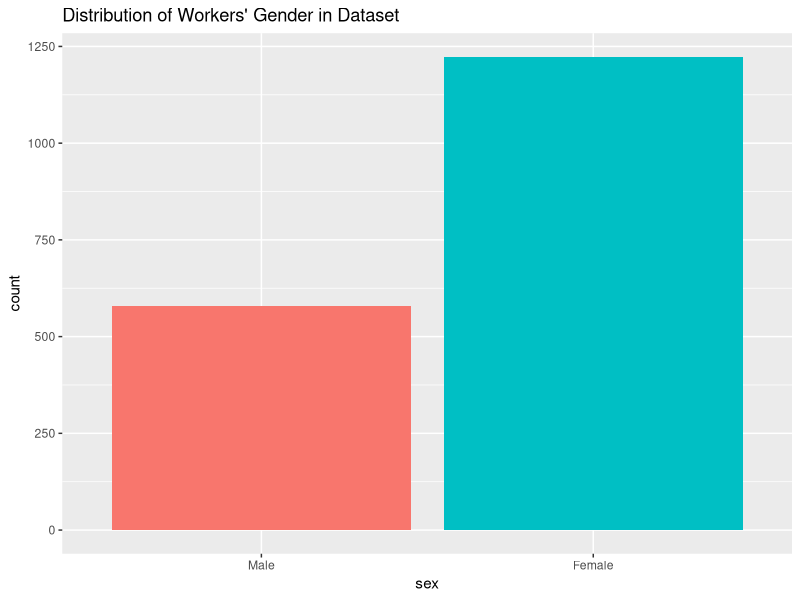
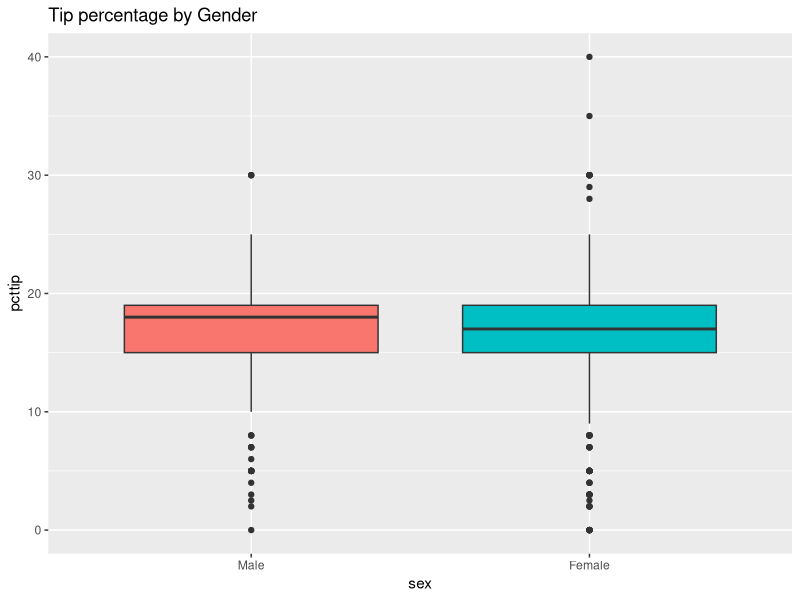
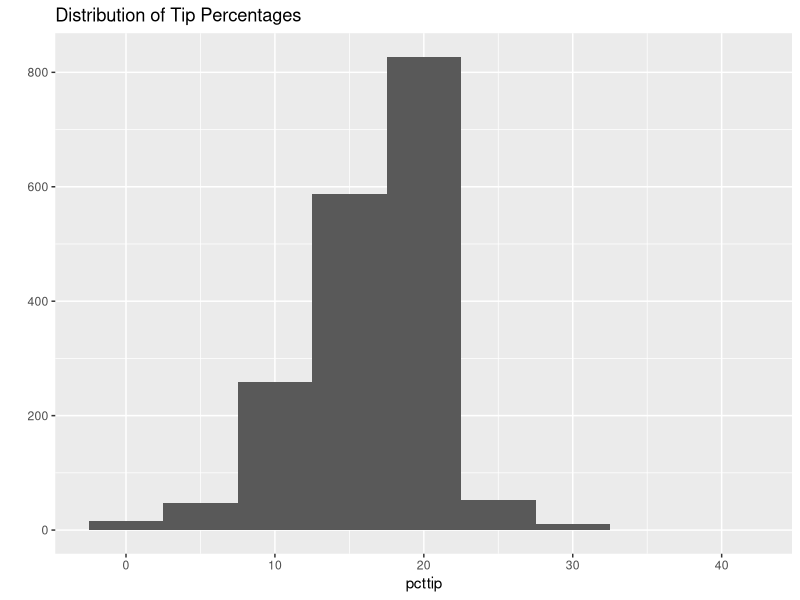
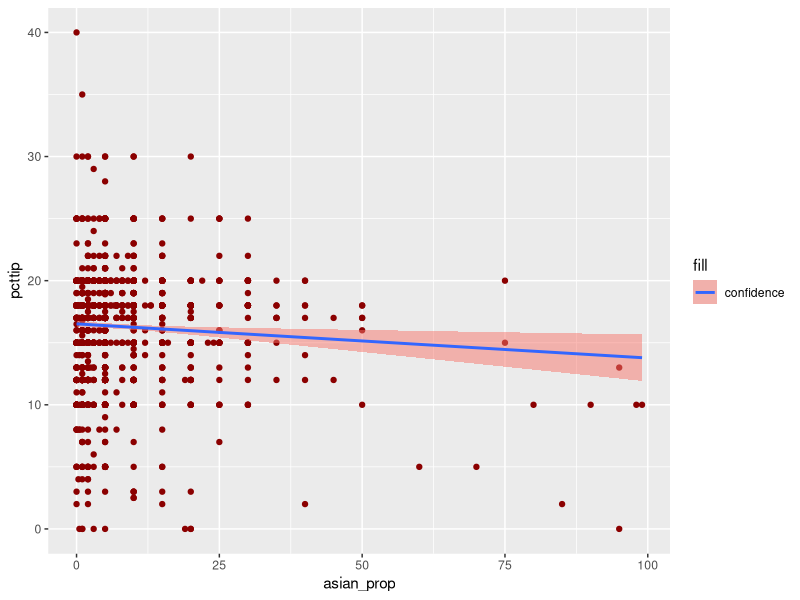
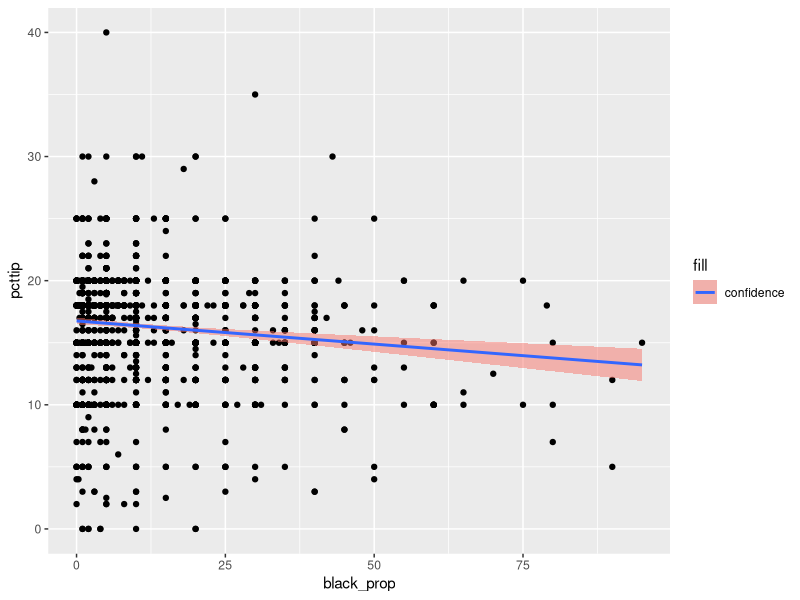
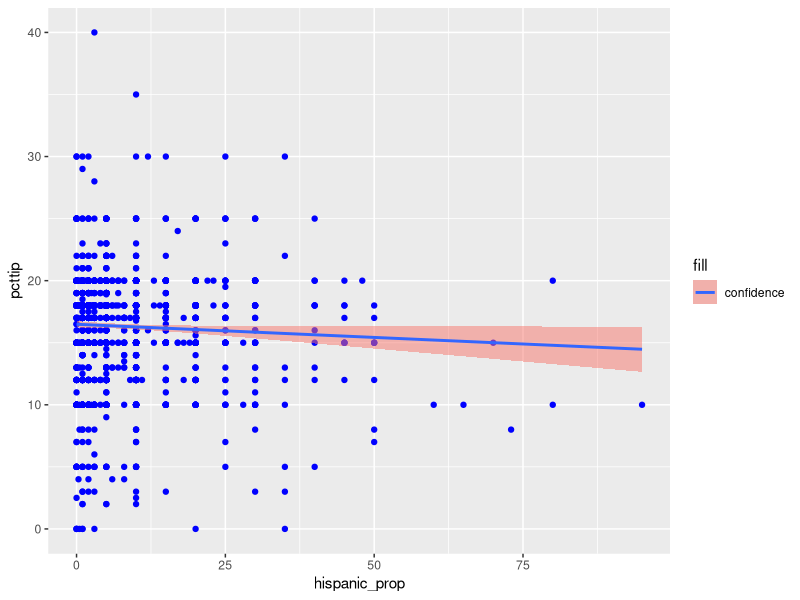
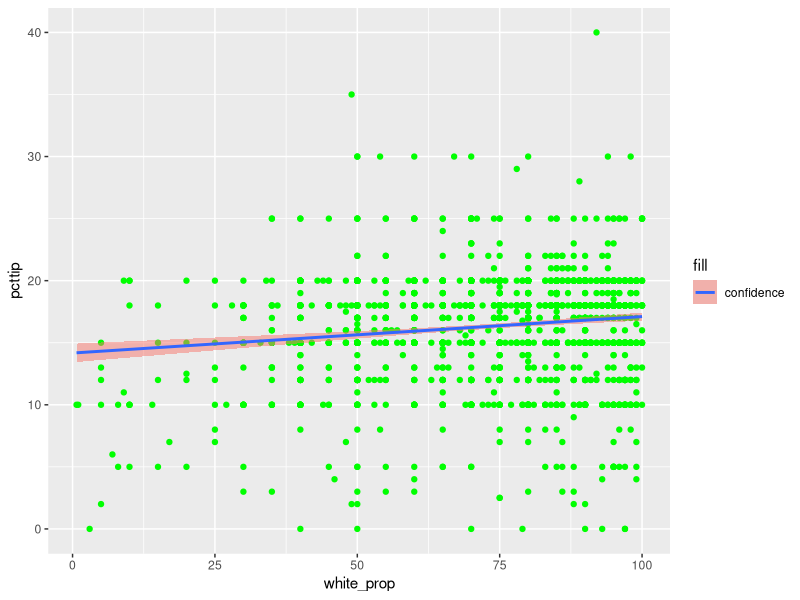
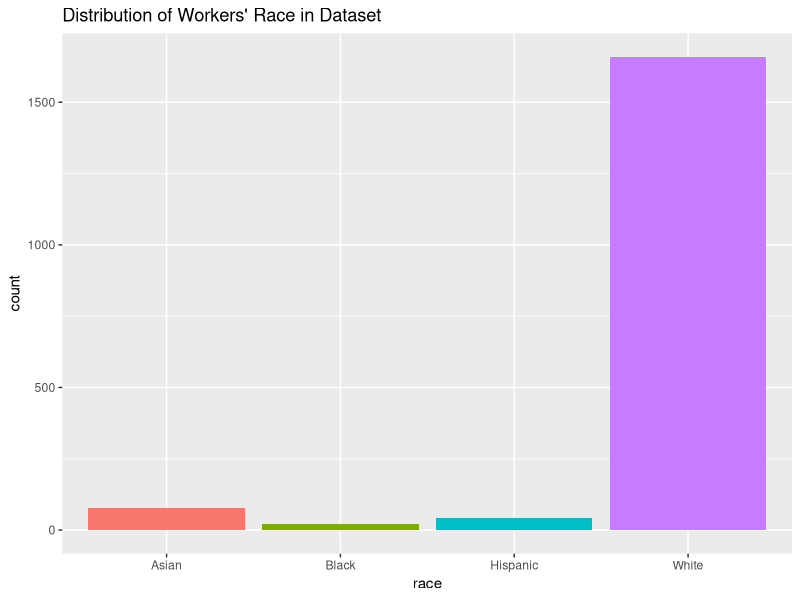

Write R code to recreate these figures, in order. (Note: this script raises an error after producing the figures.)
# Load libraries
library(car) # Rename State names and plots
library(ggplot2) # Visualizations
library(reshape2) # Melt function to assist in visualizating a map of the USA
library(maps) # For USA map
library(leaps) # Subsets regression

##### Import data into R #####

#setwd("C:/Users/Kevin/Desktop/Dropbox/Dropbox/CKME136")
setwd("C:/Users/Kevin.Nguyen/Dropbox/CKME136")
raw_df <- read.csv(file="server-survey.csv", head=TRUE, na.strings=c(" ", "NA"))

# Subset variables to be used in analysis
myvars <- c("State", "asian_prop", "black_prop", "hispanic_prop", "white_prop", "ppbill", 
            "pcttip", "flair", "intro", "selling", "repeat.", "customer_name", "smile",
            "thanks", "Extraverted_enthusiastic", "Critical_quarrelsome", 
            "Dependable_selfdisciplined","Anxious_easily_upset", "Reserved_quiet", 
            "Sympathetic_warm", "Disorganized_careless","Conventional_uncreative", 
            "birth_yr", "sex", "race")
df <- raw_df[myvars]

##### Clean variables #####

# Clean variable: State
# Set variable "State" to all lowercase letters to make cleaning easier to deal with
df$State <- tolower(df$State)

# Rename state names in the USA using the following reference: http://www.stateabbreviations.us/
df$State <- recode(df$State, '"alabama"="al"; "alaska"="ak"; "arizona"="az"; "arkansas"="ar"; 
                   "california"="ca"; "colorado"="co"; "connecticut"="ct"; "delware"="de";
                   "florida"="fl"; "georgia"="ga"; "hawaii"="hi"; "idaho"="id";"illinois"="il"; 
                   "indiana"="in"; "iowa"="ia"; "kansas"="ks"; "kentucky"="ky"; "louisiana"="la";
                   "maine"="me"; "maryland"="md"; "massachusetts"="ma"; "michigan"="mi"; 
                   "minnesota"="mn"; "mississippi"="mn"; "missouri"="mo"; 
                   "montana"="mt"; "nebraska"="ne"; "nevada"="nv"; "new hampshire"="nh"; 
                   "new jersey"="nj"; "new mexico"="nm"; "new york"="ny"; "north carolina"="nc"; 
                   "north dakota"="nd"; "ohio"="oh"; "oklahoma"="ok"; "oregon"="or"; 
                   "pennsylvania"="pa"; "rhode island"="ri"; "south carolina"="sc"; 
                   "south dakota"="sc"; "tennessee"="tn"; "texas"="tx"; "utah"="ut"; 
                  "vermont"="vt"; "virginia"="va"; "washington"="wa";
                   "west virginia"="wv"; "wisconsin"="wi"; "wyoming"="wy"')

# Rename State (Province) names in Canada
df$State <- recode(df$State, '"alberta"="ab"; "british columbia"="bc"; "manitoba"="mb"; 
                   "new brunswick"="nb"; "newfoundland"="nl"; "northwest territories"="nt"; 
                   "nova scotia"="ns"; "nunavut"="nu"; "ontario"="on";
                   "prince edward island"="pe"; "quebec"="qc"; "saskatchewan"="sk"; "yukon"="yt"')

# Change all provinces and observations that have the text "canada" in them to simply "canada" 
for (province in c("ab", "bc", "mb", "nb", "nl", "nt", "ns", "nu", "on", "pe", "qc", 
                   "sk", "yt", "canada")) {
  df$State[grepl(province, df$State)] <- "canada"
}

# Clean variable: Proportion
df$total_prop <- df$asian_prop + df$black_prop + df$hispanic_prop + df$white_prop

# If total proportion is equal to or less than 1, multiply by 100 
# Why? The user inputted in percentages rather than whole numbers
# See http://stackoverflow.com/questions/30774096/based-on-the-value-in-one-column-change-the-value-in-another-column
dfprop <- df[2:5]
for (col in names(dfprop)) {
  df[[col]] <- ifelse(df$total_prop <= 1, df[[col]]*100, df[[col]])
}

# If total proportion is equal to or over 150, remove occurences from analysis
for (col in names(dfprop)) {
  df[[col]] <- ifelse(df$total_prop >= 150, NA, df[[col]])
}

# Remove total_prop column as it is no longer needed
df$total_prop <- NULL 

# Clean variable: ppbill
# Remove observations where the bill is equal to or under 5 dollars 
# as well as equal to or over 200 dollars
df$ppbill <- ifelse(df$ppbill <= 5 | df$ppbill >= 200, NA, df$ppbill)

# If tip percentage is under 1, multiply by 100 to properly fix percentage
df$pcttip <- ifelse(df$pcttip <= 1, df$pcttip*100, df$pcttip)

# Remove observations where the tip percentage is over 50 percent
df$pcttip <- ifelse(df$pcttip >= 50, NA, df$pcttip)

# Clean variable: Birth Year
# Remove observations where the birth year is between 100 to 1900 OR over 2000
df$birth_yr <- ifelse(df$birth_yr >= 100 & df$birth_yr <= 1900 | df$birth_yr >= 2000, NA, df$birth_yr)

# If birth year is under 100, then add 1900 as the user was inputting the last two digits 
# of their birth year only (e.g. 48 -> 1948)
df$birth_yr <- ifelse(df$birth_yr < 100, df$birth_yr + 1900, df$birth_yr)

# Clean variable: Customer Interaction Ratings
# Use ordered instead of factor for easier visualization
dfrating <- df[8:14]
for (col in names(dfrating)) {
  df[[col]] <- ordered(df[[col]], levels=c(1,2,3,4), labels=c("Never", "Sometimes", "Often", "Always"))
}

# Clean variable: Waiter traits
# Use ordered instead of factor here as well
dftrait <- df[15:22]
for (col in names(dftrait)) {
  df[[col]] <- ordered(df[[col]], levels=c(1,2,3,4,5,6,7))
}

# Clean variable: Sex
df$sex <- factor(df$sex, levels=c(0,1), labels=c("Male", "Female"))

# Clean variable: Race
df$race <- factor(df$race, levels=c(1,2,3,4,5), labels=c("Asian", "Black", "Hispanic", 
                                                         "White", "Other"))

# Keep only the rows that do not have any missing data
df <- df[complete.cases(df),]

write.csv(df, "cleaned_data.csv")

##### Visualizations #####

# Use df created before*

# Plot distribution of sex of waiters/ waitresses
gender <- ggplot(df, aes(x=sex, fill=sex)) + geom_bar()
gender + guides(fill=FALSE) + ggtitle("Distribution of Workers' Gender in Dataset")

# Plot boxplot to show distribution of tips for each gender
gendertip <- ggplot(df, aes(sex, pcttip, fill=sex))
gendertip + geom_boxplot() + guides(fill=FALSE) + ggtitle("Tip percentage by Gender")

# Test if there is a significant difference between tips for genders
t.test(df$pcttip~df$sex, conf.level = 0.95)

# Distribution of Tip Percentages
qplot(pcttip, data=df, geom="histogram", binwidth=5) + ggtitle("Distribution of Tip Percentages")

# Plot scatterplots of proportion of race (customers) by tip %
# Asian customers
ggplot(df, aes(x=asian_prop, y=pcttip)) +
  geom_point(colour="dark red") +
  geom_smooth(method = "lm", aes(fill = "confidence"), alpha = 0.5)

# Black customers
ggplot(df, aes(x=black_prop, y=pcttip)) +
  geom_point(colour="black") +
  geom_smooth(method = "lm", aes(fill = "confidence"), alpha = 0.5)

# Hispanic customers
ggplot(df, aes(x=hispanic_prop, y=pcttip)) +
  geom_point(colour="blue") +
  geom_smooth(method = "lm", aes(fill = "confidence"), alpha = 0.5)

# White customers
ggplot(df, aes(x=white_prop, y=pcttip)) +
  geom_point(colour="green") +
  geom_smooth(method = "lm", aes(fill = "confidence"), alpha = 0.5)

# Plot distribution of ethnical backgrounds of waiters/ waitresses
background <- ggplot(df, aes(x=race, fill=race)) + geom_bar()
background + guides(fill=FALSE) + ggtitle("Distribution of Workers' Race in Dataset")

# Plot average tip percentage received by worker by worker race
p <- ggplot(df, aes(x=factor(race), y=pcttip, fill=race)) + stat_summary(fun.y="mean", geom="bar")
p + xlab("Race of Worker") + ylab("Tip Percentage") + 
  ggtitle("Tip percentage by Race of Worker") + coord_flip()

### Relationship: Customer Background VS. Server Background ###
# See http://stackoverflow.com/questions/25752909/multiple-ggplot-linear-regression-lines

# Asian Servers
cols <- c("pcttip", "asian_prop", "black_prop", "hispanic_prop", "white_prop")
dfasian <- subset(df, df$race == "Asian")
dfasian <- dfasian[cols]
dfasian2 = melt(dfasian, id.vars="pcttip")

ggplot(dfasian2) + geom_jitter(aes(value, pcttip, colour=variable)) + 
  geom_smooth(aes(value,pcttip, colour=variable), method=lm, se=FALSE) +
  facet_wrap(~variable, scales="free_x") +
  labs(x = "Proportion of Customers by Race", y = "Tip %", 
       title = "Tip % for Asian Workers by Customer Race")

# Black Servers
dfblack <- subset(df, df$race == "Black")
dfblack <- dfblack[cols]
dfblack2 <- melt(dfblack, id.vars="pcttip")

ggplot(dfblack2) + geom_jitter(aes(value, pcttip, colour=variable)) + 
  geom_smooth(aes(value,pcttip, colour=variable), method=lm, se=FALSE) +
  facet_wrap(~variable, scales="free_x") +
  labs(x = "Proportion of Customers by Race", y = "Tip %", 
       title = "Tip % for Black Workers by Customer Race")

# Hispanic Servers
dfhisp <- subset(df, df$race == "Hispanic")
dfhisp <- dfhisp[cols]
dfhisp2 <- melt(dfhisp, id.vars="pcttip")

ggplot(dfhisp2) + geom_jitter(aes(value, pcttip, colour=variable)) + 
  geom_smooth(aes(value,pcttip, colour=variable), method=lm, se=FALSE) +
  facet_wrap(~variable, scales="free_x") +
  labs(x = "Proportion of Customers by Race", y = "Tip %", 
       title = "Tip % for Hispanic Workers by Customer Race")

# White Servers
dfwhite <- subset(df, df$race == "White")
dfwhite <- dfwhite[cols]
dfwhite2 <- melt(dfwhite, id.vars="pcttip")

ggplot(dfwhite2) + geom_jitter(aes(value, pcttip, colour=variable)) + 
  geom_smooth(aes(value,pcttip, colour=variable), method=lm, se=FALSE) +
  facet_wrap(~variable, scales="free_x") +
  labs(x = "Proportion of Customers by Race", y = "Tip %", 
       title = "Tip % for White Workers by Customer Race")

# Tipping habits by location
# Create vector for US state names
states <- c("al"="al","ak"="ak","az"="az","ar"="ar","ca"="ca","co"="co",
            "ct"="ct","de"="de","dc"="dc","fl"="fl","ga"="ga","hi"="hi","id"="id","il"="il","in"="in",
            "ia"="ia","ks"="ks","ky"="ky","la"="la","me"="me","md"="md","ma"="ma","mi"="mi","mn"="mn",
            "ms"="ms","mo"="mo","mt"="mt","ne"="ne","nv"="nv","nh"="nh","nj"="nj","nm"="nm","ny"="ny",
            "nc"="nc","nd"="nd","oh"="oh","ok"="ok","or"="or","pw"="pw","pa"="pa","ri"="ri","sc"="sc",
            "sd"="sd","tn"="tn","tx"="tx","ut"="ut","vt"="vt","va"="va","wa"="wa","wv"="wv","wi"="wi",
            "wy"="wy")

# Subset data for US workers only into a different data frame
tableUS <- subset(df, State %in% names(states), select=State:race)
tableCAD <- subset(df, State %in% "canada", select=State:race)
tableOTHER <- df[-which(df$State %in% names(states) | df$State %in% "canada"),]

# See how much observations there are for US workers and Canadian workers
length(tableUS$State)
length(tableCAD$State)
length(tableOTHER$State)

# Calculate average mean tip percentage
meanUS <- mean(tableUS$pcttip, na.rm=TRUE)
meanCAD <- mean(tableCAD$pcttip, na.rm=TRUE)
meanOTHER <- mean(tableOTHER$pcttip, na.rm=TRUE)
meanWorld <- mean(df$pcttip, na.rm=TRUE)

means <- c(meanUS, meanCAD, meanOTHER, meanWorld)
names <- c("Mean USA", "Mean Canada", "Mean Other", "Mean Worldwide")
names <- factor(names, level=c("Mean USA", "Mean Canada", "Mean Other", "Mean Worldwide"))

world_means <- data.frame(names, means)

ggplot(data = world_means, aes(x=names, y=means)) + geom_bar(stat="identity") + 
  xlab("") + ylab("Average Tip %")

# Calculate mean tipping percentage by state
tip <- aggregate(pcttip~State, tableUS, mean)
tip$region <- tip$State # ensure column names match to merge later on

# Utilize the maps library to plot a map of the US
states_name <- map_data("state")

# Recode the state names received from the maps library in order to merge
states_name$region <- recode(states_name$region, 
  '"alabama"="al"; "alaska"="ak"; "arizona"="az"; "arkansas"="ar"; "california"="ca"; "colorado"="co";
  "connecticut"="ct"; "delware"="de"; "florida"="fl"; "georgia"="ga"; "hawaii"="hi"; "idaho"="id";
  "illinois"="il"; "indiana"="in"; "iowa"="ia"; "kansas"="ks"; "kentucky"="ky"; "louisiana"="la";
  "maine"="me"; "maryland"="md"; "massachusetts"="ma"; "michigan"="mi"; "minnesota"="mn"; 
  "mississippi"="mn"; "missouri"="mo"; "montana"="mt"; "nebraska"="ne"; "nevada"="nv"; 
  "new hampshire"="nh"; "new jersey"="nj"; "new mexico"="nm"; "new york"="ny"; "north carolina"="nc"; 
  "north dakota"="nd"; "ohio"="oh"; "oklahoma"="ok"; "oregon"="or"; "pennsylvania"="pa"; 
  "rhode island"="ri"; "south carolina"="sc"; "south dakota"="sc"; "tennessee"="tn"; "texas"="tx"; 
  "utah"="ut"; "vermont"="vt"; "virginia"="va"; "washington"="wa"; "west virginia"="wv"; 
  "wisconsin"="wi"; "wyoming"="wy"')

# Merge tables together
choro <- merge(states_name, tip, sort = FALSE, by = "region")
choro <- choro[order(choro$order), ]

# Plot average tip percentage by US state
map <- ggplot(choro, aes(long, lat)) + geom_polygon(aes(group = group, fill = pcttip))
map + scale_fill_gradient(low="red", high="green") + ggtitle("Average Tip Percentage by US State") +
  guides(fill=guide_legend(title="Tip %"))

# View top 3 states
tip2 <- tip[with(tip, order(-pcttip)),] # sort descending by tip %
head(tip2, 3)

# View bottom 3 states
tail(tip2, 3)

# Distribution of Bill Sizes
qplot(ppbill, data=df, geom="histogram", binwidth=5) + ggtitle("Distribution of Bill Sizes")

# Plot bill size against tip percentage
ggplot(df, aes(x=ppbill, y=pcttip)) + geom_point(shape=1) + geom_smooth(method=lm) +
  xlab("Bill per Person ($)") + ylab("Tip %") + ggtitle("Tip Percentage by Bill Size per Person")

# Customer Interactions
# See http://www.r-bloggers.com/grouped-means-again/
a <- aggregate(df$pcttip, by=list(Rating=df$flair), mean)
a1 <- aggregate(df$pcttip, by=list(Rating=df$intro), mean)
a2 <- aggregate(df$pcttip, by=list(Rating=df$selling), mean)
a3 <- aggregate(df$pcttip, by=list(Rating=df$repeat.), mean)
a4 <- aggregate(df$pcttip, by=list(Rating=df$customer_name), mean)
a5 <- aggregate(df$pcttip, by=list(Rating=df$smile), mean)
a6 <- aggregate(df$pcttip, by=list(Rating=df$thanks), mean)

ggplot(data=a, aes(x=Rating, y=x, group=1, size=0.1)) + geom_line(aes(colour="Flair"))  +
  geom_line(aes(y=a1$x, colour="Intro")) +
  geom_line(aes(y=a2$x, colour="Selling")) +
  geom_line(aes(y=a3$x, colour="Repeat")) +
  geom_line(aes(y=a4$x, colour="Customer Name")) +
  geom_line(aes(y=a5$x, colour="Smile")) +
  geom_line(aes(y=a6$x, colour="Thanks")) +
  ylab("Average Tipping %") + ggtitle("Average Tipping % by Customer/ Worker Interaction")

# Server Traits
b <- aggregate(df$pcttip, by=list(Rating=df$Extraverted_enthusiastic), mean)
b1 <- aggregate(df$pcttip, by=list(Rating=df$Critical_quarrelsome), mean)
b2 <- aggregate(df$pcttip, by=list(Rating=df$Dependable_selfdisciplined), mean)
b3 <- aggregate(df$pcttip, by=list(Rating=df$Anxious_easily_upset), mean)
b4 <- aggregate(df$pcttip, by=list(Rating=df$Reserved_quiet), mean)
b5 <- aggregate(df$pcttip, by=list(Rating=df$Sympathetic_warm), mean)
b6 <- aggregate(df$pcttip, by=list(Rating=df$Disorganized_careless), mean)
b7 <- aggregate(df$pcttip, by=list(Rating=df$Conventional_uncreative), mean)

ggplot(data=b, aes(x=Rating, y=x, group=1, size=0.1)) + 
  geom_line(aes(colour="Extraverted Enthusiastic")) +
  geom_line(aes(y=b1$x, colour="Critical Quarrelsome")) +
  geom_line(aes(y=b2$x, colour="Dependable Selfdisciplined")) +
  geom_line(aes(y=b3$x, colour="Anxious Easily Upset")) +
  geom_line(aes(y=b4$x, colour="Reserved Quiet")) +
  geom_line(aes(y=b5$x, colour="Sympathetic Warm")) +
  geom_line(aes(y=b6$x, colour="Disorganized Careless")) +
  geom_line(aes(y=b7$x, colour="Conventional Uncreative")) +
  ylab("Average Tipping %") + ggtitle("Average Tipping % by Worker Traits")

# Distribution of Server Age
qplot(birth_yr, data=df, geom="histogram", binwidth=1) + ggtitle("Distribution of Server Age")

# Server Age
ggplot(df, aes(x=birth_yr, y=pcttip)) + geom_point(shape=3) + geom_smooth(method=lm) +
  xlab("Birth Year of Worker") + ylab("Tip %") + ggtitle("Tip Percentage by Birth Year of Worker")

# Server Age vs Server Gender
ggplot(df, aes(x=birth_yr, y=pcttip, colour = sex)) + geom_point() + 
  geom_smooth(method="lm", se=FALSE) +
  xlab("Birth Year") + ylab("Tip %") + ggtitle("Tip % by Worker Gender and Age")

# Customer Interaction vs. Gender
# Flair
ggplot(data=df, aes(x=flair, y=pcttip, group=sex, colour=sex)) + 
  stat_summary(fun.y="mean", geom="line") + 
  xlab("") + ylab("Tip %") + ggtitle("Tip % by Gender and Customer Interaction: Worker Flair")

# Intro
ggplot(data=df, aes(x=intro, y=pcttip, group=sex, colour=sex)) + 
  stat_summary(fun.y="mean", geom="line") + 
  xlab("") + ylab("Tip %") + ggtitle("Tip % by Gender and Customer Interaction: Introductions")

# Upselling
ggplot(data=df, aes(x=selling, y=pcttip, group=sex, colour=sex)) + 
  stat_summary(fun.y="mean", geom="line") + 
  xlab("") + ylab("Tip %") + ggtitle("Tip % by Gender and Customer Interaction: Upselling")

# See relationship between upselling and per person bill
ggplot(data=df, aes(x=selling, y=ppbill, fill=selling)) + geom_boxplot() + guides(fill=FALSE) +
  xlab("") + ylab("Per person bill") + ggtitle("Total Bill Size by Customer Interaction: Upselling")

# Repeat order  
ggplot(data=df, aes(x=repeat., y=pcttip, group=sex, colour=sex)) + 
  stat_summary(fun.y="mean", geom="line") +
  xlab("") + ylab("Tip %") + ggtitle("Tip % by Gender and Customer Interaction: Repeating Orders")

# Customer Name
ggplot(data=df, aes(x=customer_name, y=pcttip, group=sex, colour=sex)) + 
  stat_summary(fun.y="mean", geom="line") + 
  xlab("") + ylab("Tip %") + ggtitle("Tip % by Gender and Customer Interaction: Customer Name")

# Smile
ggplot(data=df, aes(x=smile, y=pcttip, group=sex, colour=sex)) + 
  stat_summary(fun.y="mean", geom="line") + 
  xlab("") + ylab("Tip %") + ggtitle("Tip % by Gender and Customer Interaction: Smiling")

# Thanking
ggplot(data=df, aes(x=thanks, y=pcttip, group=sex, colour=sex)) + 
  stat_summary(fun.y="mean", geom="line") + 
  xlab("") + ylab("Tip %") + ggtitle("Tip % by Gender and Customer Interaction: Thanking")

### Note: The survey fillers may have mistakenly understood 1 as always and 4 as never (as vice versa)
### This may explain the unrational results given

##### Regression Model Analysis / Setting Up #####

rm(list = ls()) # remove work environment to start fresh

#setwd("C:/Users/Kevin.Nguyen/Dropbox/CKME136")
setwd("C:/Users/Kevin/Desktop/Dropbox/Dropbox/CKME136")
df <- read.csv(file="clean_string_data.csv", head=TRUE)

# Categorize the State variable
states <- c("al","ak","az","ar","ca","co",
            "ct","de","dc","fl","ga","hi","id","il","in",
            "ia","ks","ky","la","me","md","ma","mi","mn",
            "ms","mo","mt","ne","nv","nh","nj","nm","ny",
            "nc","nd","oh","ok","or","pw","pa","ri","sc",
            "sd","tn","tx","ut","vt","va","wa","wv","wi",
            "wy")

# Change some fields for Tableau purposes
df_tab <- df

df_tab$State_iden <- ifelse(df_tab$State %in% states, 1,
                        ifelse(df_tab$State %in% "canada", 2, 3))

df_tab$State_iden2 <- ifelse(df_tab$State_iden == 1, "USA",
                         ifelse(df_tab$State_iden == 2, "Canada", "Other"))

df_tabrating <- df_tab[9:15]
for (col in names(df_tabrating)) {
  df_tab[[col]] <- ifelse(df_tab[[col]] == "Never", 1,
                      ifelse(df_tab[[col]] == "Sometimes", 2,
                             ifelse(df_tab[[col]] == "Often", 3, 4)))
}  

df_tab$selling_name <- ifelse(df_tab$selling == 1, "Never",
                              ifelse(df_tab$selling == 2, "Sometimes",
                                     ifelse(df_tab$selling == 3, "Often", "Always")))

write.csv(df_tab, "Tableau_data.csv")
  
# USA = 1, Canada = 2, Other = 3
df$State <- ifelse(df$State %in% states, 1,
                   ifelse(df$State %in% "canada", 2, 3))

df$State <- factor(df$State, levels=c(1,2,3))

# Change data type from order back to default as the ratings are not categorical
dfrating <- df[9:15]
for (col in names(dfrating)) {
  df[[col]] <- ifelse(df[[col]] == "Never", 1,
                      ifelse(df[[col]] == "Sometimes", 2,
                             ifelse(df[[col]] == "Often", 3, 4)))
}

# Sex
df$sex <- factor(df$sex, levels=c("Male", "Female"), labels=c(0,1))

# Race of Worker
df$race <- factor(df$race, levels=c("Asian", "Black", "Hispanic", "White"), labels=c(1,2,3,4))

# Create formula
formula_text <- paste(names(df)[8], "~",
                      paste(names(df[c(2:7,9:26)]), collapse="+"))
formula <- as.formula(formula_text)
formula

##### Model Building #####
# Create Multiple Regression Linear Example
set.seed(12)
fit <- lm(formula, data=df)
summary(fit)

# Lets normalize the data - DNE
#df_numeric <- df[, lapply(df, is.numeric) == TRUE]
#df_numeric_scaled <- scale(df_numeric)
#df_numeric_scaled <- as.data.frame(df_numeric_scaled)
#df_scaled <-cbind(df[,c(1,2,25,26)], df_numeric_scaled)

#df_scaled[5] <- NULL

#formula_text <- paste(names(df)[9], "~",
                      #paste(names(df[c(2:8,10:26)]), collapse="+"))
#formula <- as.formula(formula_text)
#formula

#fit <- lm(formula, data=df)
#summary(fit)

##### Assumption Testing #####
# See link: http://www.statmethods.net/stats/regression.html

# Check multicollinearity
vif(fit)

# Outliers
outlierTest(fit)

# Influential Observations
# Cook's D plot
cutoff <- 4/((nrow(df)-length(fit$coefficients)-2))
plot(fit, which=4, cook.levels=cutoff)

# Influence plot
influencePlot(fit, id.method="noteworthy", main="Influence Plot", 
              sub="Circle Size is proportional to Cook's Distance")

# Lets check the influential observations and decide to remove them or not
# The following are mentioned: 53, 72, 214, 321, 545, 589, 1472

df[53,] # large bill with very large tip
df[72,] # above average tip
df[214,] # proportions don't add up properly, large tip - [DELETE]
df[321,] # large Asian proportion, large bill with NO tip, worker has asian background
df[545,] # proportions don't add up properly, extremely large bill with no tip - [DELETE]
df[589,] # proportions don't make sense - [DELETE]
df[1472,] # No tip and very old worker age

# Delete observations: 214, 545, 589
df <- df[-c(214,545,589),]

# Our VIF check resulted in the 4 proportions having multicollinearity issues
# Lets remove these 4 variables from our analysis
props <- c("asian_prop", "black_prop", "hispanic_prop", "white_prop")
for (col in props) {
  df[[col]] <- NULL
}

# Rerun tests?
set.seed(12)
formula_text <- paste(names(df)[4], "~",
                      paste(names(df[c(2:3,5:22)]), collapse="+"))
formula <- as.formula(formula_text)
formula

fit <- lm(formula, data=df)
summary(fit)

# There is no real difference!

# see http://strata.uga.edu/6370/rtips/regressionPlots.html
# To see all plots at once rather than 1 by 1
par(mfrow=c(2,2)) # change panel layout to 2x2
plot(fit)
par(mfrow=c(1,1)) # change layout back to 1x1

# Evaluate homoscedasticity / Breusch-Pagan test
ncvTest(fit)

# Transformation on PCTTIP - square root
df2 <- cbind(df, sqrt(df$pcttip))
df2[[4]] <- NULL

colnames(df2)[22] <- "pcttip" # fixes error as R cannot interpret the column name properly

formula_text2 <- paste(names(df2)[22], "~",
                      paste(names(df2[c(2:21)]), collapse="+"))
formula2 <- as.formula(formula_text2)
formula2

set.seed(12)
fit <- lm(formula2, data=df2)
summary(fit)

## By transforming the y-variable, the change in R^2 squared are miniscule

# Recall most of the data are part of the US AND nearly all white workers
# What if we remove these variables?
df3 <- df

df3$State <- NULL
df3$race <- NULL

formula_text3 <- paste(names(df3)[3], "~",
                      paste(names(df3[c(2,4:20)]), collapse="+"))
formula3 <- as.formula(formula_text3)
formula3

set.seed(12)
fit <- lm(formula3, data=df3)
summary(fit)

## The adjusted R^2 fell even further

# Subsets Regression
leaps <- regsubsets(formula, data=df, nbest=1)
plot(leaps, scale="r2")

# The best model is the ones that are the darkest in the highest r^2
# This includes:
# State, ppbill, flair, repeat, customer_name, dependable_ selfdisciplined, reserved_quiet

formula_textsub <- paste(names(df)[4], "~",
                        paste(names(df[c(2,3,5,8,9,14,16)]), collapse="+"))
formula4 <- as.formula(formula_textsub)
formula4
fit <- lm(formula4, data=df)
summary(fit)
